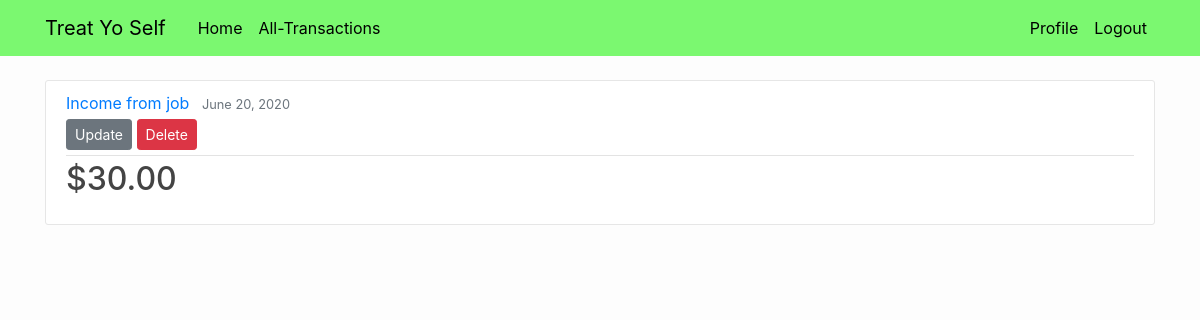
The app's page /transaction/11/ (signed in) with its own data.
### budgeting/models.py (models this page shows, shortened)
class Transaction(models.Model):
    t_type = models.CharField("Deposit/Withdrawal", max_length=15, null=True)
    amount = models.DecimalField(max_digits=10, decimal_places=2)
    source = models.CharField("Title", max_length=30)
    notes = models.TextField("Additional Information", blank=True, null=True)
    date_posted = models.DateField("Transaction Date (mm/dd/yyyy)",
                                   auto_now_add=False, auto_now=False, blank=False, null=True)
    author = models.ForeignKey(User, on_delete=models.CASCADE)
    in_history = models.BooleanField(default=False)
    year = models.IntegerField(null=True)
    month = models.IntegerField(null=True)
    class Meta:
        ordering = ['-date_posted']

### budgeting/views.py (the view)
# urls.py: path('transaction/<int:pk>/', TransDetailView.as_view(),
class TransDetailView(DetailView):
    model = Transaction

### budgeting/templates/budgeting/transaction_detail.html (shortened to what this page needs)
{% extends "budgeting/base.html" %}
{% block content %}
<article class="media content-section">
  <div class="media-body">
    <div class="article-metadata">
      <a class="mr-2" href="#">{{ object.t_type }} from {{object.source}}</a>
      <small class="text-muted">{{ object.date_posted|date:"F d, Y"}}</small>
      <div>
        <a
          class="btn btn-secondary btn-sm mt-1 mb-1"
          href="{%url 'transaction-update' object.id %}"
          >Update</a
        >
        <a
          class="btn btn-danger btn-sm mt-1 mb-1"
          href="{%url 'transaction-delete' object.id %}"
          >Delete</a
        >
      </div>
    </div>
    <h2 class="article-title">${{ object.amount }}</h2>
  </div>
</article>
{% endblock content %}

### budgeting/static/budgetcss/main.css (style rules this page uses)
body { background: #fdfdfd; color: #333333; margin-top: 5rem; }
h1, h2, h3, h4, h5, h6 { color: #232323; }
.content-section { background: #ffffff; padding: 10px 20px; border: 1px solid #e6e6e6; border-radius: 3px; margin-bottom: 20px; }
.article-title { color: #444444; }
.article-metadata { padding-bottom: 1px; margin-bottom: 4px; border-bottom: 1px solid #e3e3e3; }

### records on screen
Transaction: t_type "Income", source "job", date_posted "June 20, 2020", amount "30.00"
